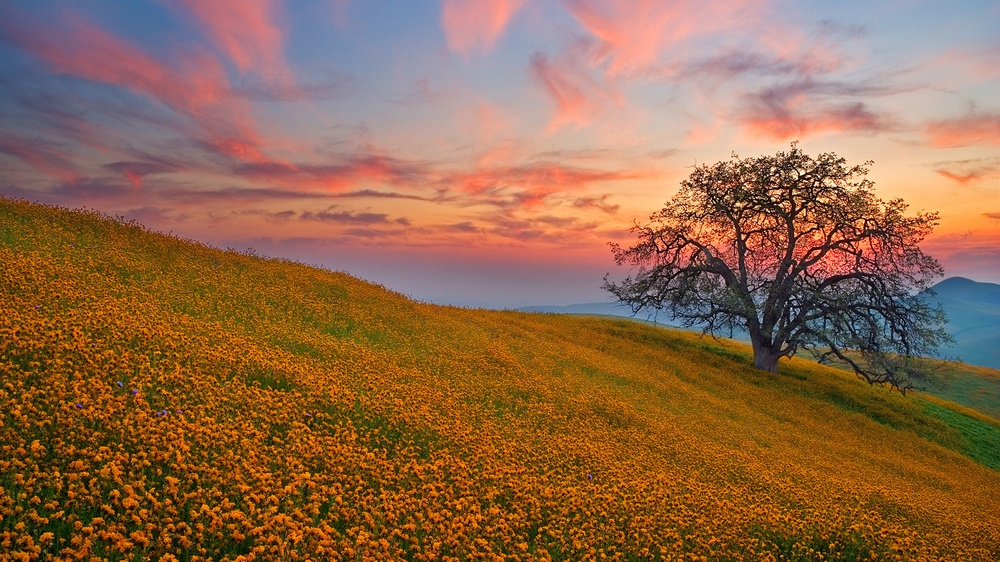
#> input picture classStudy/pillow/202552lc7.jpg, 1000 x 562 px, shrunk from 1920 x 1080 before the run
$ python image_filter.py
#> lines starting #> are read from the running program, lines starting #| are printed output that depends on the picture
from PIL import Image, ImageFilter

im = Image.open("202552lc7.jpg")
#> im is the input picture: PIL image 1000x562 RGB; mean R, G, B 144.9, 104.1, 73.9
om = im.filter(ImageFilter.CONTOUR)
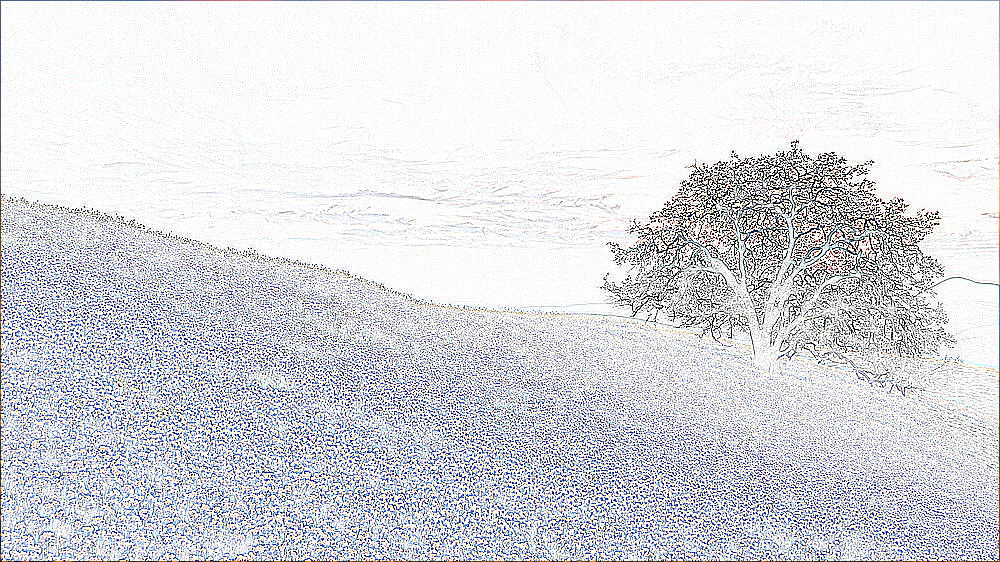
#> om: PIL image 1000x562 RGB; mean R, G, B 216.8, 218.1, 224.5
om.save("2025_filter.jpg")
